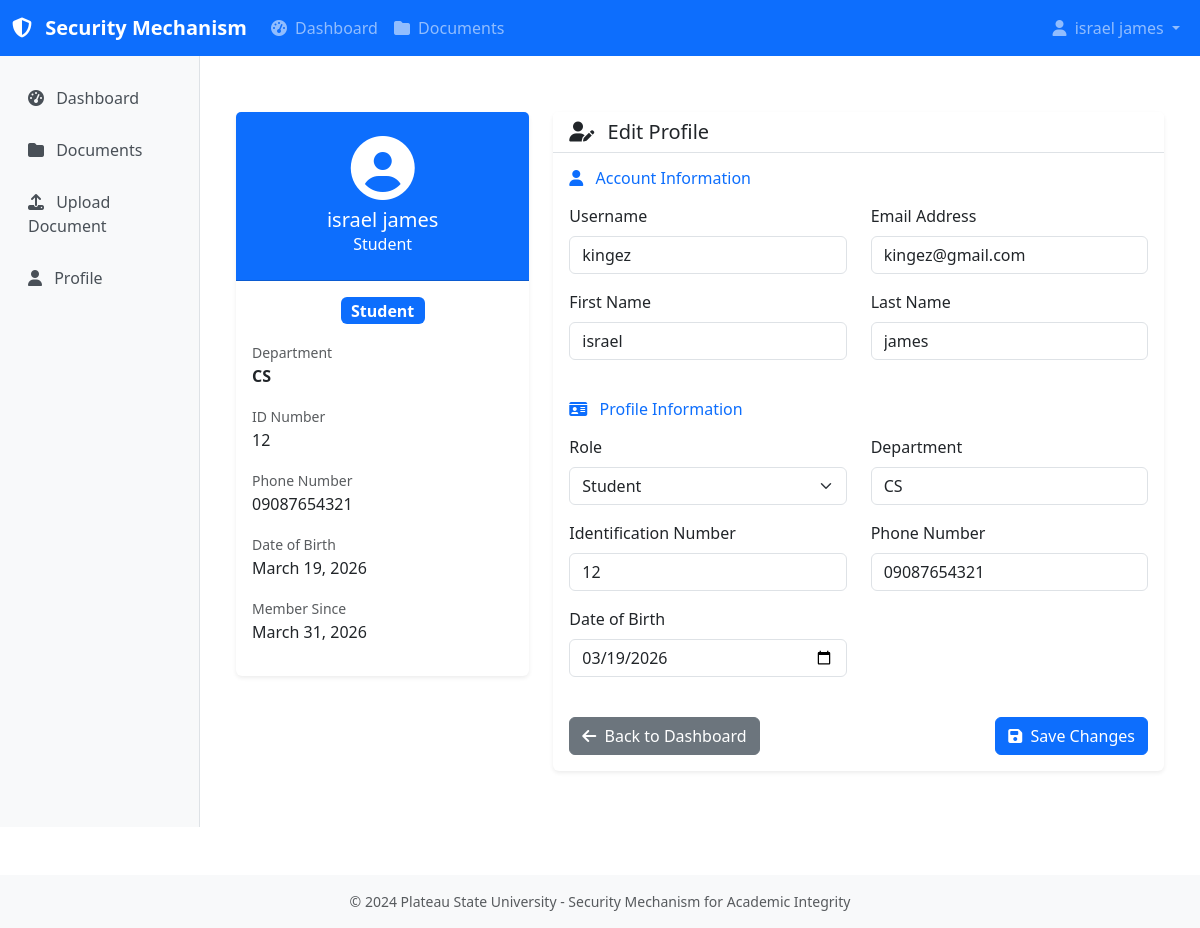
/accounts/profile/ (signed in), run on the app's committed database.
### accounts/models.py (models this page shows, shortened)
class UserProfile(models.Model):
    ROLE_CHOICES = [
        ('student', 'Student'),
        ('lecturer', 'Lecturer'),
        ('researcher', 'Researcher'),
        ('admin', 'Admin'),
        ('registry_staff', 'Registry Staff'),
    ]
    user = models.OneToOneField(User, on_delete=models.CASCADE, related_name='profile')
    role = models.CharField(max_length=20, choices=ROLE_CHOICES, default='student')
    department = models.CharField(max_length=100, blank=True)
    identification_number = models.CharField(
        max_length=50,
        blank=True,
        help_text="Matriculation number for students, Staff ID for staff"
    )
    phone_number = models.CharField(max_length=20, blank=True)
    date_of_birth = models.DateField(null=True, blank=True)
    created_at = models.DateTimeField(auto_now_add=True)
    updated_at = models.DateTimeField(auto_now=True)
    class Meta:
        verbose_name = "User Profile"
        verbose_name_plural = "User Profiles"
    @property
    def full_name(self):
        return f"{self.user.first_name} {self.user.last_name}".strip() or self.user.username

### accounts/views.py (the view)
# urls.py: path('profile/', views.profile_view, name='profile'),
@login_required
def profile_view(request):
    profile = get_object_or_404(UserProfile, user=request.user)
    if request.method == 'POST':
        user_form = UserUpdateForm(request.POST, instance=request.user)
        profile_form = ProfileUpdateForm(request.POST, instance=profile)
        if user_form.is_valid() and profile_form.is_valid():
            user_form.save()
            profile_form.save()
            messages.success(request, 'Your profile has been updated successfully!')
            return redirect('profile')
    else:
        user_form = UserUpdateForm(instance=request.user)
        profile_form = ProfileUpdateForm(instance=profile)
    context = {
        'user_form': user_form,
        'profile_form': profile_form,
        'profile': profile
    }
    return render(request, 'accounts/profile.html', context)

### accounts/forms.py
class UserUpdateForm(forms.ModelForm):
    email = forms.EmailField()
    class Meta:
        model = User
        fields = ('username', 'email', 'first_name', 'last_name')
    def __init__(self, *args, **kwargs):
        super().__init__(*args, **kwargs)
        for field_name, field in self.fields.items():
            field.widget.attrs['class'] = 'form-control'

class ProfileUpdateForm(forms.ModelForm):
    class Meta:
        model = UserProfile
        fields = ('role', 'department', 'identification_number', 'phone_number', 'date_of_birth')
        widgets = {
            'role': forms.Select(attrs={'class': 'form-select'}),
            'department': forms.TextInput(attrs={'class': 'form-control'}),
            'identification_number': forms.TextInput(attrs={'class': 'form-control'}),
            'phone_number': forms.TextInput(attrs={'class': 'form-control'}),
            'date_of_birth': forms.DateInput(attrs={'class': 'form-control', 'type': 'date'}),
        }

### accounts/templates/accounts/profile.html (shortened to what this page needs)
{% extends 'base.html' %}
{% load static %}
{% block auth_content %}
<div class="container mt-4">
    <div class="row">
        <div class="col-lg-4 mb-4">
            <div class="card shadow-sm">
                <div class="card-header bg-primary text-white text-center">
                    <div class="py-3">
                        <i class="fas fa-user-circle fa-4x mb-2"></i>
                        <h5 class="mb-0">{{ profile.full_name }}</h5>
                        <p class="mb-0">{{ profile.get_role_display }}</p>
                    </div>
                </div>
                <div class="card-body">
                    <div class="text-center mb-3">
                        <span class="badge bg-primary fs-6">{{ profile.get_role_display }}</span>
                    </div>
                    <div class="mb-3">
                        <small class="text-muted">Department</small>
                        <p class="mb-0 fw-bold">{{ profile.department }}</p>
                    </div>
                    <div class="mb-3">
                        <small class="text-muted">ID Number</small>
                        <p class="mb-0">{{ profile.identification_number }}</p>
                    </div>
                    {% if profile.phone_number %}
                    <div class="mb-3">
                        <small class="text-muted">Phone Number</small>
                        <p class="mb-0">{{ profile.phone_number }}</p>
                    </div>
                    {% endif %}
                    {% if profile.date_of_birth %}
                    <div class="mb-3">
                        <small class="text-muted">Date of Birth</small>
                        <p class="mb-0">{{ profile.date_of_birth|date:"F d, Y" }}</p>
                    </div>
                    {% endif %}
                    <div class="mb-3">
                        <small class="text-muted">Member Since</small>
                        <p class="mb-0">{{ user.date_joined|date:"F d, Y" }}</p>
                    </div>
                </div>
            </div>
        </div>
        <div class="col-lg-8 mb-4">
            <div class="card shadow-sm">
                <div class="card-header bg-white border-bottom">
                    <h5 class="mb-0">
                        <i class="fas fa-user-edit me-2"></i>
                        Edit Profile
                    </h5>
                </div>
                <div class="card-body">
                    <form method="post">
                        <div class="row mb-4">
                            <div class="col-12">
                                <h6 class="text-primary mb-3">
                                    <i class="fas fa-user me-2"></i>
                                    Account Information
                                </h6>
                            </div>
                            <div class="col-md-6 mb-3">
                                <label for="{{ user_form.username.id_for_label }}" class="form-label">Username</label>
                                {{ user_form.username }}
                            </div>
                            <div class="col-md-6 mb-3">
                                <label for="{{ user_form.email.id_for_label }}" class="form-label">Email Address</label>
                                {{ user_form.email }}
                            </div>
                            <div class="col-md-6 mb-3">
                                <label for="{{ user_form.first_name.id_for_label }}" class="form-label">First Name</label>
                                {{ user_form.first_name }}
                            </div>
                            <div class="col-md-6 mb-3">
                                <label for="{{ user_form.last_name.id_for_label }}" class="form-label">Last Name</label>
                                {{ user_form.last_name }}
                            </div>
                        </div>
                        <div class="row mb-4">
                            <div class="col-12">
                                <h6 class="text-primary mb-3">
                                    <i class="fas fa-id-card me-2"></i>
                                    Profile Information
                                </h6>
                            </div>
                            <div class="col-md-6 mb-3">
                                <label for="{{ profile_form.role.id_for_label }}" class="form-label">Role</label>
                                {{ profile_form.role }}
                            </div>
                            <div class="col-md-6 mb-3">
                                <label for="{{ profile_form.department.id_for_label }}" class="form-label">Department</label>
                                {{ profile_form.department }}
                            </div>
                            <div class="col-md-6 mb-3">
                                <label for="{{ profile_form.identification_number.id_for_label }}" class="form-label">Identification Number</label>
                                {{ profile_form.identification_number }}
                            </div>
                            <div class="col-md-6 mb-3">
                                <label for="{{ profile_form.phone_number.id_for_label }}" class="form-label">Phone Number</label>
                                {{ profile_form.phone_number }}
                            </div>
                            <div class="col-md-6 mb-3">
                                <label for="{{ profile_form.date_of_birth.id_for_label }}" class="form-label">Date of Birth</label>
                                {{ profile_form.date_of_birth }}
                            </div>
                        </div>
                        <div class="d-flex justify-content-between">
                            <a href="{% url 'dashboard' %}" class="btn btn-secondary">
                                <i class="fas fa-arrow-left me-1"></i>
                                Back to Dashboard
                            </a>
                            <button type="submit" class="btn btn-primary">
                                <i class="fas fa-save me-1"></i>
                                Save Changes
                            </button>
                        </div>
                    </form>
                </div>
            </div>
        </div>
    </div>
</div>
{% endblock %}

### templates/base.html (shortened to what this page needs)
<!DOCTYPE html>
<html lang="en">
<head>
    <link href="https://cdn.jsdelivr.net/npm/bootstrap@5.3.0/dist/css/bootstrap.min.css" rel="stylesheet">
    <link href="https://cdnjs.cloudflare.com/ajax/libs/font-awesome/6.4.0/css/all.min.css" rel="stylesheet">
</head>
<body>
    <nav class="navbar navbar-expand-lg navbar-dark bg-primary">
        <div class="container-fluid">
            <a class="navbar-brand" href="{% url 'dashboard' %}">
                <i class="fas fa-shield-alt me-2"></i>
                Security Mechanism
            </a>
            <div class="collapse navbar-collapse" id="navbarNav">
                <ul class="navbar-nav me-auto">
                    {% if user.is_authenticated %}
                        <li class="nav-item">
                            <a class="nav-link" href="{% url 'dashboard' %}">
                                <i class="fas fa-tachometer-alt me-1"></i>
                                Dashboard
                            </a>
                        </li>
                        <li class="nav-item">
                            <a class="nav-link" href="{% url 'document_list' %}">
                                <i class="fas fa-folder me-1"></i>
                                Documents
                            </a>
                        </li>
                    {% endif %}
                </ul>
                <ul class="navbar-nav">
                    {% if user.is_authenticated %}
                        <li class="nav-item dropdown">
                            <a class="nav-link dropdown-toggle" href="#" role="button" data-bs-toggle="dropdown">
                                <i class="fas fa-user me-1"></i>
                                {{ user.get_full_name|default:user.username }}
                            </a>
                        </li>
                    {% endif %}
                </ul>
            </div>
        </div>
    </nav>
    {% if user.is_authenticated %}
    <div class="container-fluid">
        <div class="row">
            <nav class="col-md-3 col-lg-2 d-md-block sidebar collapse">
                <div class="position-sticky pt-3">
                    <ul class="nav flex-column">
                        <li class="nav-item">
                            <a class="nav-link" href="{% url 'dashboard' %}">
                                <i class="fas fa-tachometer-alt me-2"></i>
                                Dashboard
                            </a>
                        </li>
                        <li class="nav-item">
                            <a class="nav-link" href="{% url 'document_list' %}">
                                <i class="fas fa-folder me-2"></i>
                                Documents
                            </a>
                        </li>
                        <li class="nav-item">
                            <a class="nav-link" href="{% url 'upload_document' %}">
                                <i class="fas fa-upload me-2"></i>
                                Upload Document
                            </a>
                        </li>
                        <li class="nav-item">
                            <a class="nav-link" href="{% url 'profile' %}">
                                <i class="fas fa-user me-2"></i>
                                Profile
                            </a>
                        </li>
                    </ul>
                </div>
            </nav>
            <main class="col-md-9 ms-sm-auto col-lg-10 px-md-4 main-content">
                {% block auth_content %}{% endblock %}
            </main>
        </div>
    </div>
    {% else %}
    <main class="container-fluid py-4">
        {% block content %}{% endblock %}
    </main>
    {% endif %}
    <footer class="bg-light text-center py-3 mt-5">
        <div class="container">
            <p class="text-muted small mb-0">
                &copy; 2024 Plateau State University - Security Mechanism for Academic Integrity
            </p>
        </div>
    </footer>
</body>
</html>

### templates/base.html (style rules this page uses)
.navbar-brand { font-weight: 600; }
.sidebar { min-height: calc(100vh - 56px); background-color: #f8f9fa; border-right: 1px solid #dee2e6; }
.sidebar .nav-link { color: #495057; padding: 0.75rem 1rem; border-radius: 0.25rem; margin: 0.125rem 0; }
.main-content { padding: 2rem; }
.card { border: none; box-shadow: 0 0.125rem 0.25rem rgba(0, 0, 0, 0.075); }
.btn { border-radius: 0.375rem; }
.form-control, .form-select { border-radius: 0.375rem; }

### data on the page
UserProfile: full_name "israel james", role "Student", department "CS", identification_number "12", phone_number "09087654321", date_of_birth "March 19, 2026", date_of_birth "03/19/2026"

### other printed values
{{ user.get_full_name|default:user.username }} "israel james"
{{ user.date_joined|date:"F d, Y" }} "March 31, 2026"
